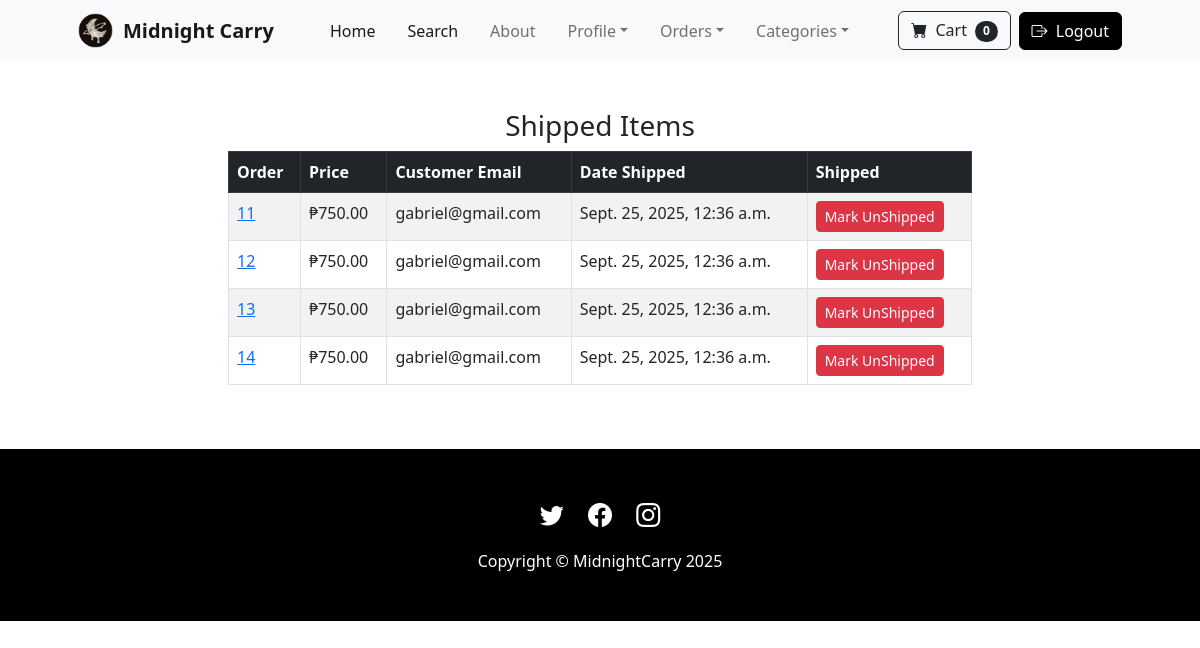
Before: /payment/shipped_dash (signed in) with the older database file.
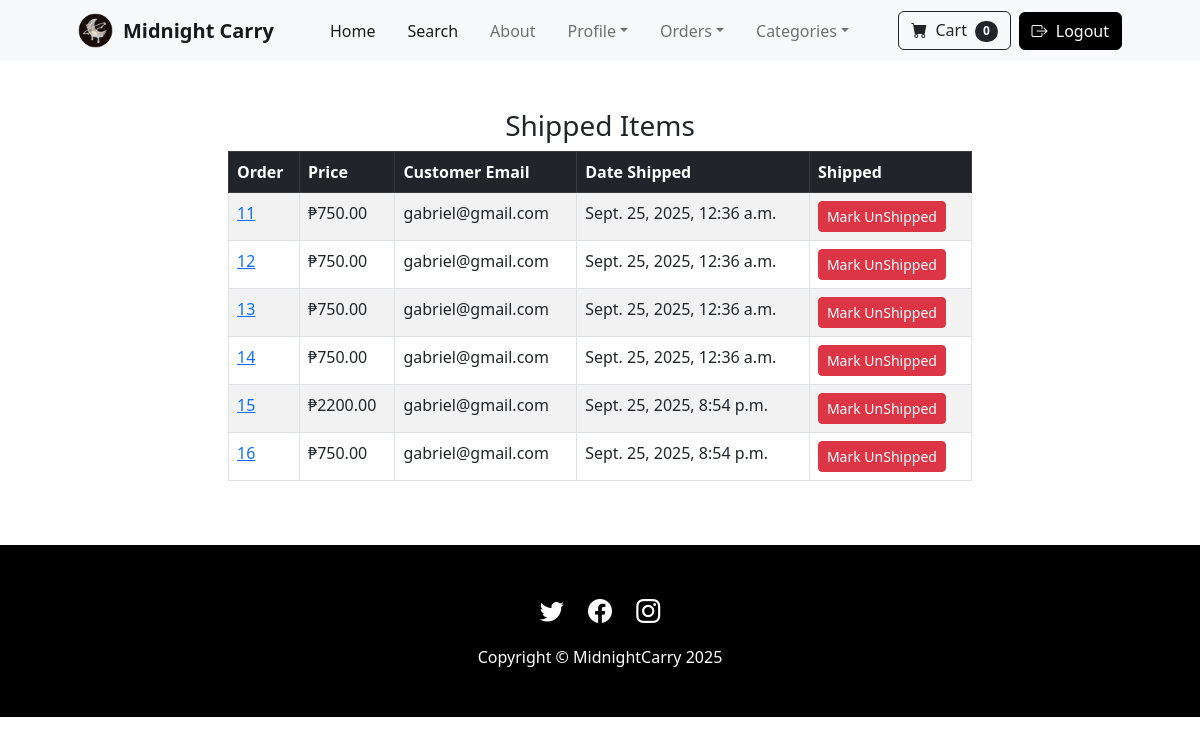
After: the same page with the newer database file.
### payment/models.py (models this page shows, shortened)
class Order(models.Model):
	user = models.ForeignKey(User, on_delete=models.CASCADE, null=True, blank=True)
	full_name = models.CharField(max_length=250)
	email = models.EmailField(max_length=250)
	shipping_address = models.TextField(max_length=15000)
	amount_paid = models.DecimalField(max_digits=7, decimal_places=2)
	date_ordered = models.DateTimeField(auto_now_add=True)
	shipped = models.BooleanField(default=False)
	date_shipped = models.DateTimeField(blank=True, null=True)

### payment/views.py (the view, shortened to what this page needs)
# urls.py: path('shipped_dash', views.shipped_dash, name="shipped_dash"),
def shipped_dash(request):
    if request.user.is_authenticated and request.user.is_superuser:
        orders = Order.objects.filter(shipped=True)
        return render(request, "payment/shipped_dash.html", {"orders": orders})
    else:
        messages.success(request, "Access Denied")
        return redirect('home')

### cart/cart.py (called while the page is built)
	def __len__(self):
		return len(self.cart)

### cart/context_processors.py (called while the page is built)
def cart(request):
	return {'cart': Cart(request)}

### payment/templates/payment/shipped_dash.html (shortened to what this page needs)
{% extends 'base.html' %}
{% block content %}
        <div class="container">
        	<div class="row">
        		<center>
        			<div class="col-8">
        				<br/><br/>
<h3>Shipped Items</h3>
<table class="table table-striped table-hover table-bordered">
  <thead class="table-dark">
    <tr>
      <th scope="col">Order</th>
      <th scope="col">Price</th>
      <th scope="col">Customer Email</th>
      <th scope="col">Date Shipped</th>
      <th scope="col">Shipped</th>
    </tr>
  </thead>
  <tbody>
    {% for item in orders %}
    <tr>
      <td><a href="{% url 'orders' item.id %}">{{ item.id }}</a></td>
      <td>₱{{ item.amount_paid }}</td>
      <td>{{ item.email }}</td>
      <td>{{ item.date_shipped }}</td>
       <td>
        <form method="POST">
          <button type="Submit" class="btn btn-danger btn-sm">Mark UnShipped</button>
        </form>
      </td>
    </tr>
    {% endfor %}
  </tbody>
</table>
<br/><br/>
        			</div>
        		</center>
        	</div>
        </div>
{% endblock %}

Changed rows visible on the page:
now on this page (row edited): Order: id "15", amount_paid "2200.00", email "gabriel@gmail.com", date_shipped "Sept. 25, 2025, 8:54 p.m."
now on this page (row edited): Order: id "16", amount_paid "750.00", email "gabriel@gmail.com", date_shipped "Sept. 25, 2025, 8:54 p.m."
